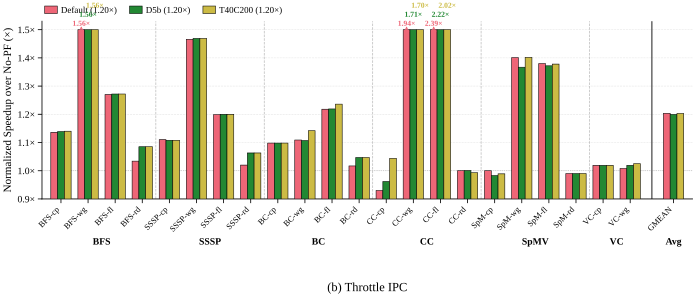

This chart was generated by the following Python code:
#!/usr/bin/env python3
"""
Round 5 §5.4 Layout B — Throttle IPC Ablation (nohatch, full-width bar).

22 workloads × 3 schemes: Default, D5b (paper version), T40C200.
Speedup% over NoPF baseline converted to multiplier (1.0 + pct/100).

Color order:
  Default  = palette[1] red
  D5b      = palette[0] green (highlight — paper version)
  T40C200  = palette[3] yellow

Style rules same as proto_r4_52_A_nohatch.py.
"""
from __future__ import annotations
import sys
from pathlib import Path
import numpy as np

_REPO = Path(__file__).resolve().parents[5]
sys.path.insert(0, str(_REPO / "ima_plan/07_paper_outline/plot_style"))
sys.path.insert(0, str(Path(__file__).resolve().parent))

from plot_util import (  # noqa: E402
    apply_style, figsize_full, save_fig,
    PALETTE_TOL_BRIGHT, subplot_label,
)
from workload_names import (  # noqa: E402
    ORDERED_27, SHORT_NAME, ALG_GROUPS,
)
from _data import THROTTLE_IPC_PCT, pct_to_mult, gmean  # noqa: E402

apply_style()
import matplotlib.pyplot as plt  # noqa: E402
from matplotlib.patches import Patch  # noqa: E402


# ── Workload order ────────────────────────────────────────────────────────
WORKLOADS = [k for k in ORDERED_27 if k in THROTTLE_IPC_PCT]
n_wkl = len(WORKLOADS)
assert n_wkl == 22, f"Expected 22 throttle IPC workloads, got {n_wkl}"


# ── Multipliers ────────────────────────────────────────────────────────────
def to_mult_arr(idx):
    return np.array([pct_to_mult(THROTTLE_IPC_PCT[k][idx]) for k in WORKLOADS])


default_m = to_mult_arr(0)
d5b_m     = to_mult_arr(1)
t40_m     = to_mult_arr(2)

default_gm = gmean(default_m)
d5b_gm     = gmean(d5b_m)
t40_gm     = gmean(t40_m)

default_all = np.append(default_m, default_gm)
d5b_all     = np.append(d5b_m, d5b_gm)
t40_all     = np.append(t40_m, t40_gm)

labels = [SHORT_NAME[k] for k in WORKLOADS] + ["GMEAN"]
n_total = n_wkl + 1


# ── Layout ─────────────────────────────────────────────────────────────────
GMEAN_GAP = 0.6
x = np.arange(n_total, dtype=float)
x[-1] += GMEAN_GAP

bar_w = 0.25
offsets = np.array([-1.0, 0.0, 1.0]) * bar_w

Y_LO, Y_HI = 0.90, 1.50

fig, ax = plt.subplots(
    figsize=figsize_full(aspect=0.40),
    constrained_layout=True,
)

schemes = [
    ("Default", default_all, PALETTE_TOL_BRIGHT[1]),  # red
    ("D5b",     d5b_all,     PALETTE_TOL_BRIGHT[0]),  # green (paper version)
    ("T40C200", t40_all,     PALETTE_TOL_BRIGHT[3]),  # yellow
]


def bar_heights(vals: np.ndarray) -> np.ndarray:
    clipped = np.minimum(vals, Y_HI)
    return clipped - Y_LO


bar_containers = {}
for i, (name, vals, color) in enumerate(schemes):
    heights = bar_heights(vals)
    bars = ax.bar(
        x + offsets[i], heights, bar_w,
        bottom=Y_LO,
        label=name, color=color,
        edgecolor="black", linewidth=0.4,
        zorder=3,
    )
    bar_containers[name] = (bars, vals, color)


# ── Annotate clipped outliers ──────────────────────────────────────────────
# Group clipped values by workload index so overlapping annotations at the
# same x can be stacked vertically.
scheme_order = list(bar_containers.keys())
for j in range(n_total):
    # Collect all clipped schemes at this index
    clipped_here = []
    for si, name in enumerate(scheme_order):
        bars, vals, color = bar_containers[name]
        v = vals[j]
        if v >= Y_HI:
            clipped_here.append((si, name, v, color))
    if not clipped_here:
        continue
    for stack_i, (si, name, v, color) in enumerate(clipped_here):
        bars, _, _ = bar_containers[name]
        cx = bars[j].get_x() + bars[j].get_width() / 2
        # Stack values vertically: first at 1.5pt above Y_HI, then +6pt, ...
        y_offset = 1.5 + stack_i * 6.5
        ax.annotate(
            f"{v:.2f}\u00d7",
            xy=(cx, Y_HI),
            xytext=(0, y_offset), textcoords="offset points",
            ha="center", va="bottom",
            fontsize=5.5, fontweight="bold", color=color,
            zorder=6,
        )
        if stack_i == 0:
            ax.annotate(
                "",
                xy=(cx, Y_HI + 0.012), xytext=(cx, Y_HI - 0.005),
                arrowprops=dict(arrowstyle="->", color=color,
                                lw=0.6, shrinkA=0, shrinkB=0),
                zorder=5,
            )


# ── Regression annotation (bars below Y_LO) ───────────────────────────────
for name, (bars, vals, color) in bar_containers.items():
    for j, bar in enumerate(bars):
        v = vals[j]
        if v >= Y_LO:
            continue
        cx = bar.get_x() + bar.get_width() / 2
        # Draw a small down-arrow at Y_LO with value
        ax.annotate(
            f"{v:.2f}\u00d7",
            xy=(cx, Y_LO + 0.002),
            xytext=(0, 1.5), textcoords="offset points",
            ha="center", va="bottom",
            fontsize=5.5, fontweight="bold", color=color,
            zorder=6,
        )


# ── Group separators + labels ──────────────────────────────────────────────
sub_group_counts = []
for gname, gwkls in ALG_GROUPS:
    present = [w for w in gwkls if w in THROTTLE_IPC_PCT]
    if not present:
        continue
    sub_group_counts.append((gname, len(present)))

offset_i = 0
for idx, (gname, gsize) in enumerate(sub_group_counts):
    offset_i += gsize
    if idx < len(sub_group_counts) - 1:
        sep_x = offset_i - 0.5
        ax.axvline(x=sep_x, color="#999999", linestyle="--",
                   linewidth=0.5, alpha=0.7, zorder=1)

gmean_sep_x = (n_wkl - 1) + (1 + GMEAN_GAP) / 2.0
ax.axvline(x=gmean_sep_x, color="black", linestyle="-",
           linewidth=0.8, alpha=0.8, zorder=1)

cum = 0
for gname, gsize in sub_group_counts:
    centre = cum + (gsize - 1) / 2.0
    ax.annotate(
        gname,
        xy=(centre, 0), xycoords=("data", "axes fraction"),
        xytext=(0, -28), textcoords="offset points",
        ha="center", va="top",
        fontsize=7, fontweight="bold",
        annotation_clip=False,
    )
    cum += gsize
ax.annotate(
    "Avg",
    xy=(x[-1], 0), xycoords=("data", "axes fraction"),
    xytext=(0, -28), textcoords="offset points",
    ha="center", va="top",
    fontsize=7, fontweight="bold",
    annotation_clip=False,
)


# ── Axes ───────────────────────────────────────────────────────────────────
ax.set_xticks(x)
ax.set_xticklabels(labels, rotation=45, ha="right", fontsize=6.0)
ax.set_xlim(-0.7, x[-1] + 0.7)

ax.set_ylim(Y_LO, Y_HI + 0.03)
ax.set_ylabel("Normalized Speedup over No-PF (\u00d7)")
yticks = [0.9, 1.0, 1.1, 1.2, 1.3, 1.4, 1.5]
ax.set_yticks(yticks)
ax.set_yticklabels([f"{t:.1f}\u00d7" for t in yticks])
ax.axhline(1.0, color="#888888", linewidth=0.5, linestyle=":",
           alpha=0.7, zorder=1)


# ── Legend ─────────────────────────────────────────────────────────────────
legend_patches = [
    Patch(facecolor=PALETTE_TOL_BRIGHT[1], edgecolor="black",
          linewidth=0.4,
          label=f"Default ({default_gm:.2f}\u00d7)"),
    Patch(facecolor=PALETTE_TOL_BRIGHT[0], edgecolor="black",
          linewidth=0.4,
          label=f"D5b ({d5b_gm:.2f}\u00d7)"),
    Patch(facecolor=PALETTE_TOL_BRIGHT[3], edgecolor="black",
          linewidth=0.4,
          label=f"T40C200 ({t40_gm:.2f}\u00d7)"),
]
ax.legend(
    handles=legend_patches, ncol=3, fontsize=6.5,
    loc="lower left", bbox_to_anchor=(0.0, 1.02), frameon=False,
    handlelength=1.4, handleheight=0.9,
    columnspacing=1.4, handletextpad=0.4,
    borderaxespad=0,
)

subplot_label(ax, "(b) Throttle IPC", y=-0.55)


out_dir = Path(__file__).resolve().parent
save_fig(fig, "proto_r4_54_B_ipc", out_dir)
plt.close(fig)


print("=== Round 5 §5.4 Throttle IPC (nohatch) ===")
print(f"Workloads: {n_wkl}  |  GMEAN per scheme:")
print(f"  Default  {default_gm:.3f}\u00d7")
print(f"  D5b      {d5b_gm:.3f}\u00d7")
print(f"  T40C200  {t40_gm:.3f}\u00d7")

print(f"\nClipped bars (>= {Y_HI:.2f}\u00d7):")
for name, (_, vals, _) in bar_containers.items():
    for j, v in enumerate(vals[:-1]):
        if v >= Y_HI:
            print(f"  {name:8s}  {WORKLOADS[j]:18s}  {v:.3f}\u00d7")

print(f"\nRegressions (< {Y_LO:.2f}\u00d7, clipped to Y_LO):")
for name, (_, vals, _) in bar_containers.items():
    for j, v in enumerate(vals[:-1]):
        if v < Y_LO:
            print(f"  {name:8s}  {WORKLOADS[j]:18s}  {v:.3f}\u00d7")

print(f"\nSaved to {out_dir}/proto_r4_54_B_ipc.{{pdf,svg}}")
